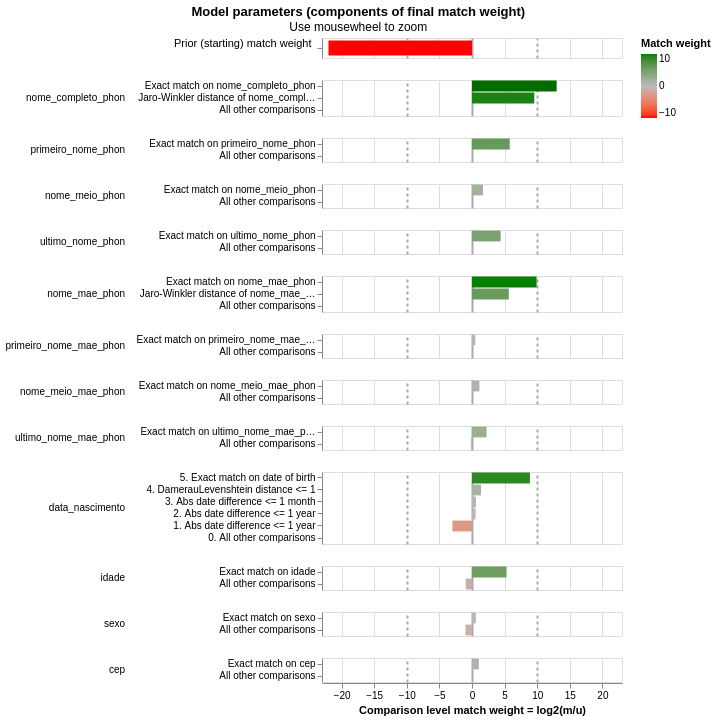

The notebook cell saved with this chart:
### Markdown cell above
## Visualização pós-treino

Match weights e registros difíceis de linkar (unlinkables).

### Code cell
linker.visualisations.match_weights_chart()

### Figure 1 — Vega-Lite specification as saved in the notebook (floating-point values rounded to 4 significant figures)
{"config": {"view": {"continuousWidth": 300, "continuousHeight": 300, "discreteHeight": 60, "discreteWidth": 400}, "header": {"title": null}, "mark": {"tooltip": null}, "title": {"anchor": "middle"}}, "vconcat": [{"mark": {"type": "bar", "clip": true, "height": 15}, "encoding": {"color": {"field": "log2_bayes_factor", "scale": {"domain": [-10, 0, 10], "interpolate": "lab", "range": ["red", "#bbbbbb", "green"]}, "title": "Match weight", "type": "quantitative"}, "tooltip": [{"field": "comparison_name", "title": "Comparison name", "type": "nominal"}, {"field": "probability_two_random_records_match", "format": ".4f", "title": "Probability two random records match", "type": "nominal"}, {"field": "log2_bayes_factor", "format": ",.4f", "title": "Equivalent match weight", "type": "quantitative"}, {"field": "bayes_factor_description", "title": "Match weight description", "type": "nominal"}], "x": {"axis": {"domain": false, "gridColor": {"condition": {"test": "abs(datum.value / 10)  <= 1 & datum.value % 10 === 0", "value": "#aaa"}, "value": "#ddd"}, "gridDash": {"condition": {"test": "abs(datum.value / 10) == 1", "value": [3]}, "value": null}, "gridWidth": {"condition": {"test": "abs(datum.value / 10)  <= 1 & datum.value % 10 === 0", "value": 2}, "value": 1}, "labels": false, "ticks": false, "title": ""}, "field": "log2_bayes_factor", "scale": {"domain": [-23, 23]}, "type": "quantitative"}, "y": {"axis": {"title": "Prior (starting) match weight", "titleAlign": "right", "titleAngle": 0, "titleFontWeight": "normal"}, "field": "label_for_charts", "sort": {"field": "comparison_vector_value", "order": "descending"}, "type": "nominal"}}, "height": 20, "transform": [{"filter": "(datum.comparison_name == 'probability_two_random_records_match')"}]}, {"mark": {"type": "bar", "clip": true}, "encoding": {"color": {"field": "log2_bayes_factor", "scale": {"domain": [-10, 0, 10], "interpolate": "lab", "range": ["red", "#bbbbbb", "green"]}, "title": "Match weight", "type": "quantitative"}, "row": {"field": "comparison_name", "header": {"labelAlign": "left", "labelAnchor": "middle", "labelAngle": 0}, "sort": {"field": "comparison_sort_order"}, "type": "nominal"}, "tooltip": [{"field": "comparison_name", "title": "Comparison name", "type": "nominal"}, {"field": "label_for_charts", "title": "Label", "type": "ordinal"}, {"field": "sql_condition", "title": "SQL condition", "type": "nominal"}, {"field": "m_probability", "format": ".10~g", "title": "M probability", "type": "quantitative"}, {"field": "u_probability", "format": ".10~g", "title": "U probability", "type": "quantitative"}, {"field": "bayes_factor", "format": ",.6f", "title": "Bayes factor = m/u", "type": "quantitative"}, {"field": "log2_bayes_factor", "format": ".4~g", "title": "Match weight = log2(m/u)", "type": "quantitative"}, {"field": "bayes_factor_description", "title": "Match weight description", "type": "nominal"}, {"field": "m_probability_description", "title": "m probability description", "type": "nominal"}, {"field": "u_probability_description", "title": "u probability description", "type": "nominal"}], "x": {"axis": {"gridColor": {"condition": {"test": "abs(datum.value / 10)  <= 1 & datum.value % 10 === 0", "value": "#aaa"}, "value": "#ddd"}, "gridDash": {"condition": {"test": "abs(datum.value / 10) == 1", "value": [3]}, "value": null}, "gridWidth": {"condition": {"test": "abs(datum.value / 10)  <= 1 & datum.value % 10 === 0", "value": 2}, "value": 1}, "title": "Comparison level match weight = log2(m/u)"}, "field": "log2_bayes_factor", "scale": {"domain": [-23, 23]}, "type": "quantitative"}, "y": {"axis": {"title": null}, "field": "label_for_charts", "sort": {"field": "comparison_vector_value", "order": "descending"}, "type": "nominal"}}, "height": {"step": 12}, "resolve": {"axis": {"y": "independent"}, "scale": {"y": "independent"}}, "transform": [{"filter": "(datum.comparison_name != 'probability_two_random_records_match')"}]}], "data": {"name": "data-7c785f137689a22566afeb13c29b3491"}, "params": [{"name": "mouse_zoom", "select": {"type": "interval", "encodings": ["x"]}, "bind": "scales", "views": []}], "resolve": {"axis": {"y": "independent"}, "scale": {"y": "independent"}}, "title": {"text": "Model parameters (components of final match weight)", "subtitle": "Use mousewheel to zoom"}, "$schema": "https://vega.github.io/schema/vega-lite/v5.9.3.json", "datasets": {"data-7c785f137689a22566afeb13c29b3491": [{"comparison_name": "probability_two_random_records_match", "sql_condition": null, "label_for_charts": "", "m_probability": null, "u_probability": null, "m_probability_description": null, "u_probability_description": null, "has_tf_adjustments": false, "tf_adjustment_column": null, "tf_adjustment_weight": null, "is_null_level": false, "bayes_factor": 2.371e-07, "log2_bayes_factor": -22.01, "comparison_vector_value": 0, "max_comparison_vector_value": 0, "bayes_factor_description": "The probability that two random records drawn at random match is 0.000 or one in  4,217,669.0 records.This is equivalent to a starting match weight of -22.008.", "probability_two_random_records_match": 2.371e-07, "comparison_sort_order": -1}, {"comparison_name": "nome_completo_phon", "sql_condition": "\"nome_completo_phon_l\" = \"nome_completo_phon_r\"", "label_for_charts": "Exact match on nome_completo_phon", "m_probability": 0.01157, "u_probability": 1.434e-06, "m_probability_description": "Amongst matching record comparisons, 1.157% of records (i.e. one in 86.41) are in the exact match on nome_completo_phon comparison level", "u_probability_description": "Amongst non-matching record comparisons, 0.0001434% of records (i.e. one in 697,345) are in the exact match on nome_completo_phon comparison level", "has_tf_adjustments": true, "tf_adjustment_column": "nome_completo_phon", "tf_adjustment_weight": 1.0, "is_null_level": false, "bayes_factor": 8070.0, "log2_bayes_factor": 12.98, "comparison_vector_value": 2, "max_comparison_vector_value": 2, "bayes_factor_description": "If comparison level is `exact match on nome_completo_phon` then comparison is 8,070 times more likely to be a match", "probability_two_random_records_match": 2.371e-07, "comparison_sort_order": 0}, {"comparison_name": "nome_completo_phon", "sql_condition": "jaro_winkler_similarity(\"nome_completo_phon_l\", \"nome_completo_phon_r\") >= 0.95", "label_for_charts": "Jaro-Winkler distance of nome_completo_phon >= 0.95", "m_probability": 0.002868, "u_probability": 3.824e-06, "m_probability_description": "Amongst matching record comparisons, 0.2868% of records (i.e. one in 349) are in the jaro-winkler distance of nome_completo_phon >= 0.95 comparison level", "u_probability_description": "Amongst non-matching record comparisons, 0.0003824% of records (i.e. one in 261,504) are in the jaro-winkler distance of nome_completo_phon >= 0.95 comparison level", "has_tf_adjustments": false, "tf_adjustment_column": null, "tf_adjustment_weight": 1.0, "is_null_level": false, "bayes_factor": 750.1, "log2_bayes_factor": 9.551, "comparison_vector_value": 1, "max_comparison_vector_value": 2, "bayes_factor_description": "If comparison level is `jaro-winkler distance of nome_completo_phon >= 0.95` then comparison is 750 times more likely to be a match", "probability_two_random_records_match": 2.371e-07, "comparison_sort_order": 0}, {"comparison_name": "nome_completo_phon", "sql_condition": "ELSE", "label_for_charts": "All other comparisons", "m_probability": 0.9856, "u_probability": 1.0, "m_probability_description": "Amongst matching record comparisons, 98.56% of records (i.e. one in 1.015) are in the all other comparisons comparison level", "u_probability_description": "Amongst non-matching record comparisons, 100% of records (i.e. one in 1) are in the all other comparisons comparison level", "has_tf_adjustments": false, "tf_adjustment_column": null, "tf_adjustment_weight": 1.0, "is_null_level": false, "bayes_factor": 0.9856, "log2_bayes_factor": -0.02098, "comparison_vector_value": 0, "max_comparison_vector_value": 2, "bayes_factor_description": "If comparison level is `all other comparisons` then comparison is 1.015 times less likely to be a match", "probability_two_random_records_match": 2.371e-07, "comparison_sort_order": 0}, {"comparison_name": "primeiro_nome_phon", "sql_condition": "\"primeiro_nome_phon_l\" = \"primeiro_nome_phon_r\"", "label_for_charts": "Exact match on primeiro_nome_phon", "m_probability": 0.5103, "u_probability": 0.009233, "m_probability_description": "Amongst matching record comparisons, 51.03% of records (i.e. one in 1.96) are in the exact match on primeiro_nome_phon comparison level", "u_probability_description": "Amongst non-matching record comparisons, 0.9233% of records (i.e. one in 108) are in the exact match on primeiro_nome_phon comparison level", "has_tf_adjustments": true, "tf_adjustment_column": "primeiro_nome_phon", "tf_adjustment_weight": 1.0, "is_null_level": false, "bayes_factor": 55.27, "log2_bayes_factor": 5.788, "comparison_vector_value": 1, "max_comparison_vector_value": 1, "bayes_factor_description": "If comparison level is `exact match on primeiro_nome_phon` then comparison is 55.27 times more likely to be a match", "probability_two_random_records_match": 2.371e-07, "comparison_sort_order": 1}, {"comparison_name": "primeiro_nome_phon", "sql_condition": "ELSE", "label_for_charts": "All other comparisons", "m_probability": 0.9794, "u_probability": 0.9908, "m_probability_description": "Amongst matching record comparisons, 97.94% of records (i.e. one in 1.021) are in the all other comparisons comparison level", "u_probability_description": "Amongst non-matching record comparisons, 99.08% of records (i.e. one in 1.009) are in the all other comparisons comparison level", "has_tf_adjustments": false, "tf_adjustment_column": null, "tf_adjustment_weight": 1.0, "is_null_level": false, "bayes_factor": 0.9885, "log2_bayes_factor": -0.01664, "comparison_vector_value": 0, "max_comparison_vector_value": 1, "bayes_factor_description": "If comparison level is `all other comparisons` then comparison is 1.012 times less likely to be a match", "probability_two_random_records_match": 2.371e-07, "comparison_sort_order": 1}, {"comparison_name": "nome_meio_phon", "sql_condition": "\"nome_meio_phon_l\" = \"nome_meio_phon_r\"", "label_for_charts": "Exact match on nome_meio_phon", "m_probability": 0.0149, "u_probability": 0.004651, "m_probability_description": "Amongst matching record comparisons, 1.49% of records (i.e. one in 67.12) are in the exact match on nome_meio_phon comparison level", "u_probability_description": "Amongst non-matching record comparisons, 0.4651% of records (i.e. one in 215) are in the exact match on nome_meio_phon comparison level", "has_tf_adjustments": true, "tf_adjustment_column": "nome_meio_phon", "tf_adjustment_weight": 1.0, "is_null_level": false, "bayes_factor": 3.203, "log2_bayes_factor": 1.68, "comparison_vector_value": 1, "max_comparison_vector_value": 1, "bayes_factor_description": "If comparison level is `exact match on nome_meio_phon` then comparison is 3.203 times more likely to be a match", "probability_two_random_records_match": 2.371e-07, "comparison_sort_order": 2}, {"comparison_name": "nome_meio_phon", "sql_condition": "ELSE", "label_for_charts": "All other comparisons", "m_probability": 0.9851, "u_probability": 0.9953, "m_probability_description": "Amongst matching record comparisons, 98.51% of records (i.e. one in 1.015) are in the all other comparisons comparison level", "u_probability_description": "Amongst non-matching record comparisons, 99.53% of records (i.e. one in 1.005) are in the all other comparisons comparison level", "has_tf_adjustments": false, "tf_adjustment_column": null, "tf_adjustment_weight": 1.0, "is_null_level": false, "bayes_factor": 0.9897, "log2_bayes_factor": -0.01493, "comparison_vector_value": 0, "max_comparison_vector_value": 1, "bayes_factor_description": "If comparison level is `all other comparisons` then comparison is 1.01 times less likely to be a match", "probability_two_random_records_match": 2.371e-07, "comparison_sort_order": 2}, {"comparison_name": "ultimo_nome_phon", "sql_condition": "\"ultimo_nome_phon_l\" = \"ultimo_nome_phon_r\"", "label_for_charts": "Exact match on ultimo_nome_phon", "m_probability": 0.5161, "u_probability": 0.02457, "m_probability_description": "Amongst matching record comparisons, 51.61% of records (i.e. one in 1.938) are in the exact match on ultimo_nome_phon comparison level", "u_probability_description": "Amongst non-matching record comparisons, 2.457% of records (i.e. one in 40.7) are in the exact match on ultimo_nome_phon comparison level", "has_tf_adjustments": true, "tf_adjustment_column": "ultimo_nome_phon", "tf_adjustment_weight": 1.0, "is_null_level": false, "bayes_factor": 21.01, "log2_bayes_factor": 4.393, "comparison_vector_value": 1, "max_comparison_vector_value": 1, "bayes_factor_description": "If comparison level is `exact match on ultimo_nome_phon` then comparison is 21.01 times more likely to be a match", "probability_two_random_records_match": 2.371e-07, "comparison_sort_order": 3}, {"comparison_name": "ultimo_nome_phon", "sql_condition": "ELSE", "label_for_charts": "All other comparisons", "m_probability": 0.9678, "u_probability": 0.9754, "m_probability_description": "Amongst matching record comparisons, 96.78% of records (i.e. one in 1.033) are in the all other comparisons comparison level", "u_probability_description": "Amongst non-matching record comparisons, 97.54% of records (i.e. one in 1.025) are in the all other comparisons comparison level", "has_tf_adjustments": false, "tf_adjustment_column": null, "tf_adjustment_weight": 1.0, "is_null_level": false, "bayes_factor": 0.9922, "log2_bayes_factor": -0.01134, "comparison_vector_value": 0, "max_comparison_vector_value": 1, "bayes_factor_description": "If comparison level is `all other comparisons` then comparison is 1.008 times less likely to be a match", "probability_two_random_records_match": 2.371e-07, "comparison_sort_order": 3}, {"comparison_name": "nome_mae_phon", "sql_condition": "\"nome_mae_phon_l\" = \"nome_mae_phon_r\"", "label_for_charts": "Exact match on nome_mae_phon", "m_probability": 0.003793, "u_probability": 3.942e-06, "m_probability_description": "Amongst matching record comparisons, 0.3793% of records (i.e. one in 264) are in the exact match on nome_mae_phon comparison level", "u_probability_description": "Amongst non-matching record comparisons, 0.0003942% of records (i.e. one in 253,650) are in the exact match on nome_mae_phon comparison level", "has_tf_adjustments": true, "tf_adjustment_column": "nome_mae_phon", "tf_adjustment_weight": 1.0, "is_null_level": false, "bayes_factor": 962.2, "log2_bayes_factor": 9.91, "comparison_vector_value": 2, "max_comparison_vector_value": 2, "bayes_factor_description": "If comparison level is `exact match on nome_mae_phon` then comparison is 962 times more likely to be a match", "probability_two_random_records_match": 2.371e-07, "comparison_sort_order": 4}, {"comparison_name": "nome_mae_phon", "sql_condition": "jaro_winkler_similarity(\"nome_mae_phon_l\", \"nome_mae_phon_r\") >= 0.95", "label_for_charts": "Jaro-Winkler distance of nome_mae_phon >= 0.95", "m_probability": 0.0008856, "u_probability": 1.774e-05, "m_probability_description": "Amongst matching record comparisons, 0.08856% of records (i.e. one in 1,129) are in the jaro-winkler distance of nome_mae_phon >= 0.95 comparison level", "u_probability_description": "Amongst non-matching record comparisons, 0.001774% of records (i.e. one in 56,367) are in the jaro-winkler distance of nome_mae_phon >= 0.95 comparison level", "has_tf_adjustments": false, "tf_adjustment_column": null, "tf_adjustment_weight": 1.0, "is_null_level": false, "bayes_factor": 49.92, "log2_bayes_factor": 5.642, "comparison_vector_value": 1, "max_comparison_vector_value": 2, "bayes_factor_description": "If comparison level is `jaro-winkler distance of nome_mae_phon >= 0.95` then comparison is 49.92 times more likely to be a match", "probability_two_random_records_match": 2.371e-07, "comparison_sort_order": 4}, {"comparison_name": "nome_mae_phon", "sql_condition": "ELSE", "label_for_charts": "All other comparisons", "m_probability": 0.9953, "u_probability": 1.0, "m_probability_description": "Amongst matching record comparisons, 99.53% of records (i.e. one in 1.005) are in the all other comparisons comparison level", "u_probability_description": "Amongst non-matching record comparisons, 100% of records (i.e. one in 1) are in the all other comparisons comparison level", "has_tf_adjustments": false, "tf_adjustment_column": null, "tf_adjustment_weight": 1.0, "is_null_level": false, "bayes_factor": 0.9953, "log2_bayes_factor": -0.006735, "comparison_vector_value": 0, "max_comparison_vector_value": 2, "bayes_factor_description": "If comparison level is `all other comparisons` then comparison is 1.005 times less likely to be a match", "probability_two_random_records_match": 2.371e-07, "comparison_sort_order": 4}, {"comparison_name": "primeiro_nome_mae_phon", "sql_condition": "\"primeiro_nome_mae_phon_l\" = \"primeiro_nome_mae_phon_r\"", "label_for_charts": "Exact match on primeiro_nome_mae_phon", "m_probability": 0.08224, "u_probability": 0.05746, "m_probability_description": "Amongst matching record comparisons, 8.224% of records (i.e. one in 12.16) are in the exact match on primeiro_nome_mae_phon comparison level", "u_probability_description": "Amongst non-matching record comparisons, 5.746% of records (i.e. one in 17.4) are in the exact match on primeiro_nome_mae_phon comparison level", "has_tf_adjustments": true, "tf_adjustment_column": "primeiro_nome_mae_phon", "tf_adjustment_weight": 1.0, "is_null_level": false, "bayes_factor": 1.431, "log2_bayes_factor": 0.5172, "comparison_vector_value": 1, "max_comparison_vector_value": 1, "bayes_factor_description": "If comparison level is `exact match on primeiro_nome_mae_phon` then comparison is 1.431 times more likely to be a match", "probability_two_random_records_match": 2.371e-07, "comparison_sort_order": 5}, {"comparison_name": "primeiro_nome_mae_phon", "sql_condition": "ELSE", "label_for_charts": "All other comparisons", "m_probability": 0.9178, "u_probability": 0.9425, "m_probability_description": "Amongst matching record comparisons, 91.78% of records (i.e. one in 1.09) are in the all other comparisons comparison level", "u_probability_description": "Amongst non-matching record comparisons, 94.25% of records (i.e. one in 1.061) are in the all other comparisons comparison level", "has_tf_adjustments": false, "tf_adjustment_column": null, "tf_adjustment_weight": 1.0, "is_null_level": false, "bayes_factor": 0.9737, "log2_bayes_factor": -0.03843, "comparison_vector_value": 0, "max_comparison_vector_value": 1, "bayes_factor_description": "If comparison level is `all other comparisons` then comparison is 1.027 times less likely to be a match", "probability_two_random_records_match": 2.371e-07, "comparison_sort_order": 5}, {"comparison_name": "nome_meio_mae_phon", "sql_condition": "\"nome_meio_mae_phon_l\" = \"nome_meio_mae_phon_r\"", "label_for_charts": "Exact match on nome_meio_mae_phon", "m_probability": 0.01078, "u_probability": 0.004917, "m_probability_description": "Amongst matching record comparisons, 1.078% of records (i.e. one in 92.81) are in the exact match on nome_meio_mae_phon comparison level", "u_probability_description": "Amongst non-matching record comparisons, 0.4917% of records (i.e. one in 203) are in the exact match on nome_meio_mae_phon comparison level", "has_tf_adjustments": true, "tf_adjustment_column": "nome_meio_mae_phon", "tf_adjustment_weight": 1.0, "is_null_level": false, "bayes_factor": 2.191, "log2_bayes_factor": 1.132, "comparison_vector_value": 1, "max_comparison_vector_value": 1, "bayes_factor_description": "If comparison level is `exact match on nome_meio_mae_phon` then comparison is 2.191 times more likely to be a match", "probability_two_random_records_match": 2.371e-07, "comparison_sort_order": 6}, {"comparison_name": "nome_meio_mae_phon", "sql_condition": "ELSE", "label_for_charts": "All other comparisons", "m_probability": 0.9892, "u_probability": 0.9951, "m_probability_description": "Amongst matching record comparisons, 98.92% of records (i.e. one in 1.011) are in the all other comparisons comparison level", "u_probability_description": "Amongst non-matching record comparisons, 99.51% of records (i.e. one in 1.005) are in the all other comparisons comparison level", "has_tf_adjustments": false, "tf_adjustment_column": null, "tf_adjustment_weight": 1.0, "is_null_level": false, "bayes_factor": 0.9941, "log2_bayes_factor": -0.008518, "comparison_vector_value": 0, "max_comparison_vector_value": 1, "bayes_factor_description": "If comparison level is `all other comparisons` then comparison is 1.006 times less likely to be a match", "probability_two_random_records_match": 2.371e-07, "comparison_sort_order": 6}, {"comparison_name": "ultimo_nome_mae_phon", "sql_condition": "\"ultimo_nome_mae_phon_l\" = \"ultimo_nome_mae_phon_r\"", "label_for_charts": "Exact match on ultimo_nome_mae_phon", "m_probability": 0.1421, "u_probability": 0.03021, "m_probability_description": "Amongst matching record comparisons, 14.21% of records (i.e. one in 7.035) are in the exact match on ultimo_nome_mae_phon comparison level", "u_probability_description": "Amongst non-matching record comparisons, 3.021% of records (i.e. one in 33.1) are in the exact match on ultimo_nome_mae_phon comparison level", "has_tf_adjustments": true, "tf_adjustment_column": "ultimo_nome_mae_phon", "tf_adjustment_weight": 1.0, "is_null_level": false, "bayes_factor": 4.705, "log2_bayes_factor": 2.234, "comparison_vector_value": 1, "max_comparison_vector_value": 1, "bayes_factor_description": "If comparison level is `exact match on ultimo_nome_mae_phon` then comparison is 4.705 times more likely to be a match", "probability_two_random_records_match": 2.371e-07, "comparison_sort_order": 7}, {"comparison_name": "ultimo_nome_mae_phon", "sql_condition": "ELSE", "label_for_charts": "All other comparisons", "m_probability": 0.8579, "u_probability": 0.9698, "m_probability_description": "Amongst matching record comparisons, 85.79% of records (i.e. one in 1.166) are in the all other comparisons comparison level", "u_probability_description": "Amongst non-matching record comparisons, 96.98% of records (i.e. one in 1.031) are in the all other comparisons comparison level", "has_tf_adjustments": false, "tf_adjustment_column": null, "tf_adjustment_weight": 1.0, "is_null_level": false, "bayes_factor": 0.8846, "log2_bayes_factor": -0.1769, "comparison_vector_value": 0, "max_comparison_vector_value": 1, "bayes_factor_description": "If comparison level is `all other comparisons` then comparison is 1.13 times less likely to be a match", "probability_two_random_records_match": 2.371e-07, "comparison_sort_order": 7}, {"comparison_name": "data_nascimento", "sql_condition": "\"data_nascimento_l\" = \"data_nascimento_r\"", "label_for_charts": "5. Exact match on date of birth", "m_probability": 0.01446, "u_probability": 3.068e-05, "m_probability_description": "Amongst matching record comparisons, 1.446% of records (i.e. one in 69.14) are in the exact match on date of birth comparison level", "u_probability_description": "Amongst non-matching record comparisons, 0.003068% of records (i.e. one in 32,590) are in the exact match on date of birth comparison level", "has_tf_adjustments": false, "tf_adjustment_column": null, "tf_adjustment_weight": 1.0, "is_null_level": false, "bayes_factor": 471.3, "log2_bayes_factor": 8.881, "comparison_vector_value": 5, "max_comparison_vector_value": 5, "bayes_factor_description": "If comparison level is `exact match on date of birth` then comparison is 471 times more likely to be a match", "probability_two_random_records_match": 2.371e-07, "comparison_sort_order": 8}, {"comparison_name": "data_nascimento", "sql_condition": "damerau_levenshtein(\"data_nascimento_l\", \"data_nascimento_r\") <= 1", "label_for_charts": "4. DamerauLevenshtein distance <= 1", "m_probability": 0.002713, "u_probability": 0.001043, "m_probability_description": "Amongst matching record comparisons, 0.2713% of records (i.e. one in 369) are in the dameraulevenshtein distance <= 1 comparison level", "u_probability_description": "Amongst non-matching record comparisons, 0.1043% of records (i.e. one in 959) are in the dameraulevenshtein distance <= 1 comparison level", "has_tf_adjustments": false, "tf_adjustment_column": null, "tf_adjustment_weight": 1.0, "is_null_level": false, "bayes_factor": 2.6, "log2_bayes_factor": 1.379, "comparison_vector_value": 4, "max_comparison_vector_value": 5, "bayes_factor_description": "If comparison level is `dameraulevenshtein distance <= 1` then comparison is 2.6 times more likely to be a match", "probability_two_random_records_match": 2.371e-07, "comparison_sort_order": 8}, {"comparison_name": "data_nascimento", "sql_condition": "ABS(EPOCH(try_strptime(\"data_nascimento_l\", '%Y-%m-%d')) - EPOCH(try_strptime(\"data_nascimento_r\", '%Y-%m-%d'))) <= 2629800.0", "label_for_charts": "3. Abs date difference <= 1 month", "m_probability": 0.002574, "u_probability": 0.001681, "m_probability_description": "Amongst matching record comparisons, 0.2574% of records (i.e. one in 389) are in the abs date difference <= 1 month comparison level", "u_probability_description": "Amongst non-matching record comparisons, 0.1681% of records (i.e. one in 595) are in the abs date difference <= 1 month comparison level", "has_tf_adjustments": false, "tf_adjustment_column": null, "tf_adjustment_weight": 1.0, "is_null_level": false, "bayes_factor": 1.531, "log2_bayes_factor": 0.6148, "comparison_vector_value": 3, "max_comparison_vector_value": 5, "bayes_factor_description": "If comparison level is `abs date difference <= 1 month` then comparison is 1.531 times more likely to be a match", "probability_two_random_records_match": 2.371e-07, "comparison_sort_order": 8}, {"comparison_name": "data_nascimento", "sql_condition": "ABS(EPOCH(try_strptime(\"data_nascimento_l\", '%Y-%m-%d')) - EPOCH(try_strptime(\"data_nascimento_r\", '%Y-%m-%d'))) <= 31557600.0", "label_for_charts": "2. Abs date difference <= 1 year", "m_probability": 0.03266, "u_probability": 0.0223, "m_probability_description": "Amongst matching record comparisons, 3.266% of records (i.e. one in 30.62) are in the abs date difference <= 1 year comparison level", "u_probability_description": "Amongst non-matching record comparisons, 2.23% of records (i.e. one in 44.83) are in the abs date difference <= 1 year comparison level", "has_tf_adjustments": false, "tf_adjustment_column": null, "tf_adjustment_weight": 1.0, "is_null_level": false, "bayes_factor": 1.464, "log2_bayes_factor": 0.55, "comparison_vector_value": 2, "max_comparison_vector_value": 5, "bayes_factor_description": "If comparison level is `abs date difference <= 1 year` then comparison is 1.464 times more likely to be a match", "probability_two_random_records_match": 2.371e-07, "comparison_sort_order": 8}, {"comparison_name": "data_nascimento", "sql_condition": "ABS(EPOCH(try_strptime(\"data_nascimento_l\", '%Y-%m-%d')) - EPOCH(try_strptime(\"data_nascimento_r\", '%Y-%m-%d'))) <= 31557600.0", "label_for_charts": "1. Abs date difference <= 1 year", "m_probability": 0.01, "u_probability": 0.08, "m_probability_description": "Amongst matching record comparisons, 1% of records (i.e. one in 100) are in the abs date difference <= 1 year comparison level", "u_probability_description": "Amongst non-matching record comparisons, 8% of records (i.e. one in 12.5) are in the abs date difference <= 1 year comparison level", "has_tf_adjustments": false, "tf_adjustment_column": null, "tf_adjustment_weight": 1.0, "is_null_level": false, "bayes_factor": 0.125, "log2_bayes_factor": -3.0, "comparison_vector_value": 1, "max_comparison_vector_value": 5, "bayes_factor_description": "If comparison level is `abs date difference <= 1 year` then comparison is 8 times less likely to be a match", "probability_two_random_records_match": 2.371e-07, "comparison_sort_order": 8}, {"comparison_name": "data_nascimento", "sql_condition": "ELSE", "label_for_charts": "0. All other comparisons", "m_probability": 0.9476, "u_probability": 0.9749, "m_probability_description": "Amongst matching record comparisons, 94.76% of records (i.e. one in 1.055) are in the all other comparisons comparison level", "u_probability_description": "Amongst non-matching record comparisons, 97.49% of records (i.e. one in 1.026) are in the all other comparisons comparison level", "has_tf_adjustments": false, "tf_adjustment_column": null, "tf_adjustment_weight": 1.0, "is_null_level": false, "bayes_factor": 0.972, "log2_bayes_factor": -0.04104, "comparison_vector_value": 0, "max_comparison_vector_value": 5, "bayes_factor_description": "If comparison level is `all other comparisons` then comparison is 1.029 times less likely to be a match", "probability_two_random_records_match": 2.371e-07, "comparison_sort_order": 8}, {"comparison_name": "idade", "sql_condition": "\"idade_l\" = \"idade_r\"", "label_for_charts": "Exact match on idade", "m_probability": 0.4924, "u_probability": 0.01253, "m_probability_description": "Amongst matching record comparisons, 49.24% of records (i.e. one in 2.031) are in the exact match on idade comparison level", "u_probability_description": "Amongst non-matching record comparisons, 1.253% of records (i.e. one in 79.84) are in the exact match on idade comparison level", "has_tf_adjustments": false, "tf_adjustment_column": null, "tf_adjustment_weight": 1.0, "is_null_level": false, "bayes_factor": 39.32, "log2_bayes_factor": 5.297, "comparison_vector_value": 1, "max_comparison_vector_value": 1, "bayes_factor_description": "If comparison level is `exact match on idade` then comparison is 39.32 times more likely to be a match", "probability_two_random_records_match": 2.371e-07, "comparison_sort_order": 9}, {"comparison_name": "idade", "sql_condition": "ELSE", "label_for_charts": "All other comparisons", "m_probability": 0.5076, "u_probability": 0.9875, "m_probability_description": "Amongst matching record comparisons, 50.76% of records (i.e. one in 1.97) are in the all other comparisons comparison level", "u_probability_description": "Amongst non-matching record comparisons, 98.75% of records (i.e. one in 1.013) are in the all other comparisons comparison level", "has_tf_adjustments": false, "tf_adjustment_column": null, "tf_adjustment_weight": 1.0, "is_null_level": false, "bayes_factor": 0.514, "log2_bayes_factor": -0.9602, "comparison_vector_value": 0, "max_comparison_vector_value": 1, "bayes_factor_description": "If comparison level is `all other comparisons` then comparison is 1.946 times less likely to be a match", "probability_two_random_records_match": 2.371e-07, "comparison_sort_order": 9}, {"comparison_name": "sexo", "sql_condition": "\"sexo_l\" = \"sexo_r\"", "label_for_charts": "Exact match on sexo", "m_probability": 0.7508, "u_probability": 0.5, "m_probability_description": "Amongst matching record comparisons, 75.08% of records (i.e. one in 1.332) are in the exact match on sexo comparison level", "u_probability_description": "Amongst non-matching record comparisons, 50% of records (i.e. one in 2) are in the exact match on sexo comparison level", "has_tf_adjustments": true, "tf_adjustment_column": "sexo", "tf_adjustment_weight": 1.0, "is_null_level": false, "bayes_factor": 1.502, "log2_bayes_factor": 0.5866, "comparison_vector_value": 1, "max_comparison_vector_value": 1, "bayes_factor_description": "If comparison level is `exact match on sexo` then comparison is 1.502 times more likely to be a match", "probability_two_random_records_match": 2.371e-07, "comparison_sort_order": 10}, {"comparison_name": "sexo", "sql_condition": "ELSE", "label_for_charts": "All other comparisons", "m_probability": 0.2492, "u_probability": 0.5, "m_probability_description": "Amongst matching record comparisons, 24.92% of records (i.e. one in 4.012) are in the all other comparisons comparison level", "u_probability_description": "Amongst non-matching record comparisons, 50% of records (i.e. one in 2) are in the all other comparisons comparison level", "has_tf_adjustments": false, "tf_adjustment_column": null, "tf_adjustment_weight": 1.0, "is_null_level": false, "bayes_factor": 0.4984, "log2_bayes_factor": -1.005, "comparison_vector_value": 0, "max_comparison_vector_value": 1, "bayes_factor_description": "If comparison level is `all other comparisons` then comparison is 2.006 times less likely to be a match", "probability_two_random_records_match": 2.371e-07, "comparison_sort_order": 10}, {"comparison_name": "cep", "sql_condition": "\"cep_l\" = \"cep_r\"", "label_for_charts": "Exact match on cep", "m_probability": 0.0354, "u_probability": 0.01711, "m_probability_description": "Amongst matching record comparisons, 3.54% of records (i.e. one in 28.25) are in the exact match on cep comparison level", "u_probability_description": "Amongst non-matching record comparisons, 1.711% of records (i.e. one in 58.43) are in the exact match on cep comparison level", "has_tf_adjustments": true, "tf_adjustment_column": "cep", "tf_adjustment_weight": 1.0, "is_null_level": false, "bayes_factor": 2.068, "log2_bayes_factor": 1.048, "comparison_vector_value": 1, "max_comparison_vector_value": 1, "bayes_factor_description": "If comparison level is `exact match on cep` then comparison is 2.068 times more likely to be a match", "probability_two_random_records_match": 2.371e-07, "comparison_sort_order": 11}, {"comparison_name": "cep", "sql_condition": "ELSE", "label_for_charts": "All other comparisons", "m_probability": 0.9646, "u_probability": 0.9829, "m_probability_description": "Amongst matching record comparisons, 96.46% of records (i.e. one in 1.037) are in the all other comparisons comparison level", "u_probability_description": "Amongst non-matching record comparisons, 98.29% of records (i.e. one in 1.017) are in the all other comparisons comparison level", "has_tf_adjustments": false, "tf_adjustment_column": null, "tf_adjustment_weight": 1.0, "is_null_level": false, "bayes_factor": 0.9814, "log2_bayes_factor": -0.02709, "comparison_vector_value": 0, "max_comparison_vector_value": 1, "bayes_factor_description": "If comparison level is `all other comparisons` then comparison is 1.019 times less likely to be a match", "probability_two_random_records_match": 2.371e-07, "comparison_sort_order": 11}]}}
